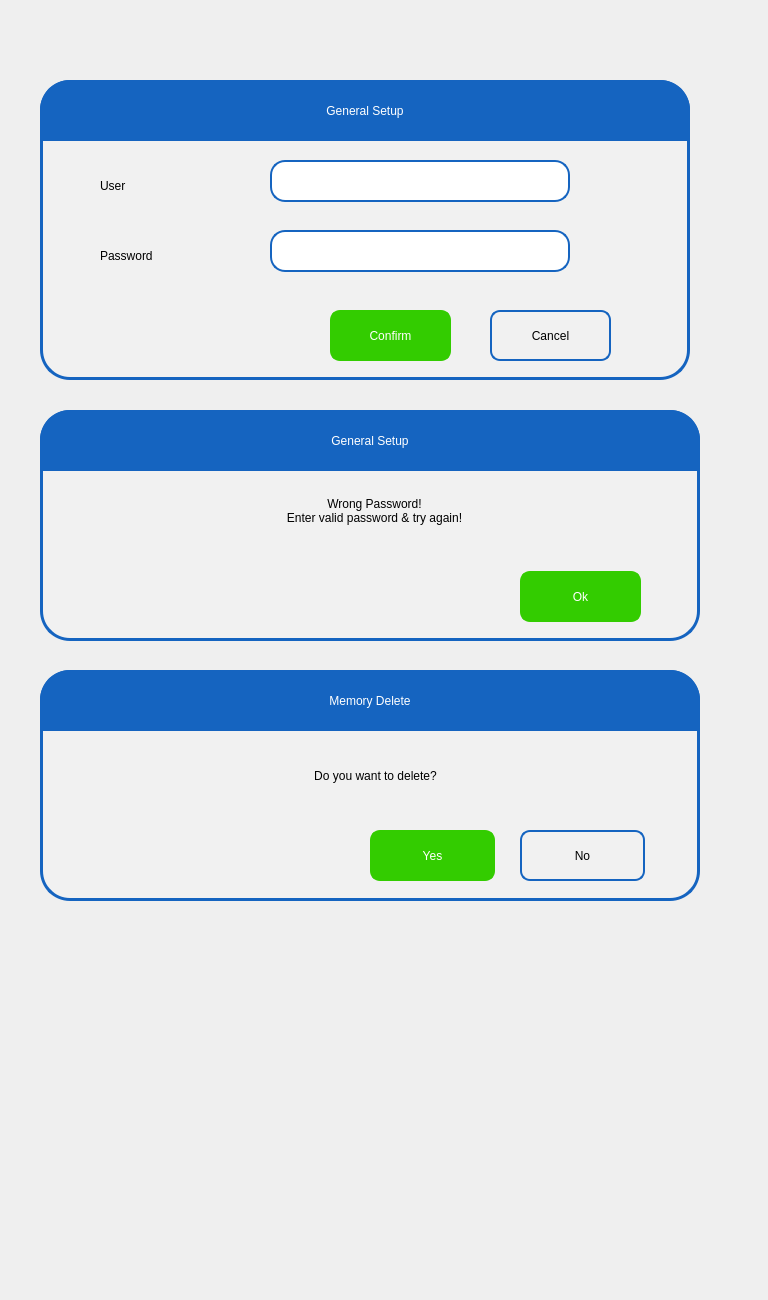
<?xml version="1.0" encoding="UTF-8"?>
<ui version="4.0">
 <class>sCheckPass</class>
 <widget class="QWidget" name="sCheckPass">
  <property name="geometry">
   <rect>
    <x>0</x>
    <y>0</y>
    <width>768</width>
    <height>1300</height>
   </rect>
  </property>
  <property name="windowTitle">
   <string>Form</string>
  </property>
  <widget class="QFrame" name="frPassword">
   <property name="geometry">
    <rect>
     <x>40</x>
     <y>80</y>
     <width>650</width>
     <height>300</height>
    </rect>
   </property>
   <property name="styleSheet">
    <string notr="true">border-width: 3px;
border-color: rgb(21, 100, 192);
border-style: solid;
border-radius: 30px;

color: rgb(0, 0, 0);
font: 75 16pt &quot;Roboto Medium&quot;;

background-color: rgb(241, 241, 241);
</string>
   </property>
   <property name="frameShape">
    <enum>QFrame::StyledPanel</enum>
   </property>
   <property name="frameShadow">
    <enum>QFrame::Raised</enum>
   </property>
   <widget class="QLabel" name="label_11">
    <property name="geometry">
     <rect>
      <x>60</x>
      <y>150</y>
      <width>141</width>
      <height>51</height>
     </rect>
    </property>
    <property name="styleSheet">
     <string notr="true">border-width: 0px;
font: 75 16pt &quot;Roboto Medium&quot;;</string>
    </property>
    <property name="text">
     <string>Password</string>
    </property>
    <property name="wordWrap">
     <bool>true</bool>
    </property>
   </widget>
   <widget class="sQLEExtend" name="lePassword">
    <property name="geometry">
     <rect>
      <x>230</x>
      <y>150</y>
      <width>300</width>
      <height>42</height>
     </rect>
    </property>
    <property name="focusPolicy">
     <enum>Qt::ClickFocus</enum>
    </property>
    <property name="styleSheet">
     <string notr="true">padding: 1px 18px 1px 10px;
background-color: rgb(255,255,255);
border-width: 2px;
border-color: rgb(21, 100, 192);
border-style: solid;
border-radius: 15;
color: rgb(0, 0, 0);
font: 75 16pt &quot;Roboto Medium&quot;;

</string>
    </property>
    <property name="inputMethodHints">
     <set>Qt::ImhHiddenText|Qt::ImhNoAutoUppercase|Qt::ImhNoPredictiveText|Qt::ImhSensitiveData</set>
    </property>
    <property name="maxLength">
     <number>15</number>
    </property>
    <property name="echoMode">
     <enum>QLineEdit::Password</enum>
    </property>
   </widget>
   <widget class="QLabel" name="lblCaption">
    <property name="geometry">
     <rect>
      <x>0</x>
      <y>0</y>
      <width>650</width>
      <height>61</height>
     </rect>
    </property>
    <property name="styleSheet">
     <string notr="true">font: 75 16pt &quot;Roboto Medium&quot;;
background-color: rgb(21, 100, 192);
color: rgb(255, 255, 255);
border-radius : 0px;
border-top-left-radius: 30px;
border-top-right-radius: 30px;
border-width:0px;



</string>
    </property>
    <property name="text">
     <string>General Setup</string>
    </property>
    <property name="alignment">
     <set>Qt::AlignCenter</set>
    </property>
   </widget>
   <widget class="QPushButton" name="pbConfirm">
    <property name="geometry">
     <rect>
      <x>290</x>
      <y>230</y>
      <width>121</width>
      <height>51</height>
     </rect>
    </property>
    <property name="focusPolicy">
     <enum>Qt::ClickFocus</enum>
    </property>
    <property name="styleSheet">
     <string notr="true">QPushButton{
background-color: rgb(51, 204, 0);
border-width: 2px;
border-color: rgb(51, 204, 0);
border-style: solid;
border-radius: 10;
color: rgb(255, 255, 255);
font: 75 16pt &quot;Roboto Medium&quot;;
}
QPushButton:disabled { 
background-color: rgb(204, 244, 198);
border-width: 2px;
border-color: rgb(127, 143, 127);
border-style: solid;
border-radius: 10;
color: rgb(0, 0, 0);
font: 75 16pt &quot;Roboto Medium&quot;;
}
QPushButton:pressed {
background-color: rgb(24, 163, 3);
border-width: 2px;
border-color: rgb(24, 163, 3);
border-style: solid;
border-radius: 10;
color: rgb(255, 255, 255);
font: 75 16pt &quot;Roboto Medium&quot;;
}
QPushButton:down {
background-color: rgb(24, 163, 3);
border-width: 2px;
border-color: rgb(24, 163, 3);
border-style: solid;
border-radius: 10;
color: rgb(0, 0, 0);
font: 75 16pt &quot;Roboto Medium&quot;;
}
QPushButton:default {
background-color: rgb(241, 241, 241);
border-width: 2px;
border-color: rgb(21, 100, 192);
border-style: solid;
border-radius: 10;
color: rgb(0, 0, 0);
font: 75 16pt &quot;Roboto Medium&quot;;
}
</string>
    </property>
    <property name="text">
     <string>Confirm</string>
    </property>
   </widget>
   <widget class="QPushButton" name="pbCan">
    <property name="geometry">
     <rect>
      <x>450</x>
      <y>230</y>
      <width>121</width>
      <height>51</height>
     </rect>
    </property>
    <property name="focusPolicy">
     <enum>Qt::ClickFocus</enum>
    </property>
    <property name="styleSheet">
     <string notr="true">QPushButton{
background-color: rgb(241, 241, 241);
border-width: 2px;
border-color: rgb(21, 100, 192);
border-style: solid;
border-radius: 10;
color: rgb(0, 0, 0);
font: 75 16pt &quot;Roboto Medium&quot;;
}
QPushButton:disabled { 
background-color: rgb(204, 244, 198);
border-width: 2px;
border-color: rgb(127, 143, 127);
border-style: solid;
border-radius: 10;
color: rgb(0, 0, 0);
font: 75 16pt &quot;Roboto Medium&quot;;
}
QPushButton:pressed {
background-color: rgb(194, 194, 194);
border-width: 2px;
border-color: rgb(194, 194, 194);
border-style: solid;
border-radius: 10;
color: rgb(255, 255, 255);
font: 75 16pt &quot;Roboto Medium&quot;;
}
QPushButton:down {
background-color: rgb(24, 163, 3);
border-width: 2px;
border-color: rgb(24, 163, 3);
border-style: solid;
border-radius: 10;
color: rgb(0, 0, 0);
font: 75 16pt &quot;Roboto Medium&quot;;
}
QPushButton:default {
background-color: rgb(241, 241, 241);
border-width: 2px;
border-color: rgb(21, 100, 192);
border-style: solid;
border-radius: 10;
color: rgb(0, 0, 0);
font: 75 16pt &quot;Roboto Medium&quot;;
}
</string>
    </property>
    <property name="text">
     <string>Cancel</string>
    </property>
   </widget>
   <widget class="QLabel" name="label_12">
    <property name="geometry">
     <rect>
      <x>60</x>
      <y>80</y>
      <width>141</width>
      <height>51</height>
     </rect>
    </property>
    <property name="styleSheet">
     <string notr="true">border-width: 0px;
font: 75 16pt &quot;Roboto Medium&quot;;</string>
    </property>
    <property name="text">
     <string>User</string>
    </property>
    <property name="wordWrap">
     <bool>true</bool>
    </property>
   </widget>
   <widget class="sQLEExtend" name="leUser">
    <property name="geometry">
     <rect>
      <x>230</x>
      <y>80</y>
      <width>300</width>
      <height>42</height>
     </rect>
    </property>
    <property name="focusPolicy">
     <enum>Qt::ClickFocus</enum>
    </property>
    <property name="styleSheet">
     <string notr="true">padding: 1px 18px 1px 10px;
background-color: rgb(255,255,255);
border-width: 2px;
border-color: rgb(21, 100, 192);
border-style: solid;
border-radius: 15;
color: rgb(0, 0, 0);
font: 75 16pt &quot;Roboto Medium&quot;;

</string>
    </property>
    <property name="inputMethodHints">
     <set>Qt::ImhNone</set>
    </property>
    <property name="maxLength">
     <number>15</number>
    </property>
    <property name="echoMode">
     <enum>QLineEdit::Normal</enum>
    </property>
   </widget>
  </widget>
  <widget class="QFrame" name="frMessage">
   <property name="geometry">
    <rect>
     <x>40</x>
     <y>410</y>
     <width>660</width>
     <height>231</height>
    </rect>
   </property>
   <property name="styleSheet">
    <string notr="true">border-width: 3px;
border-color: rgb(21, 100, 192);
border-style: solid;
border-radius: 30px;

color: rgb(0, 0, 0);
font: 75 16pt &quot;Roboto Medium&quot;;

background-color: rgb(241, 241, 241);
</string>
   </property>
   <property name="frameShape">
    <enum>QFrame::StyledPanel</enum>
   </property>
   <property name="frameShadow">
    <enum>QFrame::Raised</enum>
   </property>
   <widget class="QLabel" name="lblMessage">
    <property name="geometry">
     <rect>
      <x>109</x>
      <y>60</y>
      <width>451</width>
      <height>81</height>
     </rect>
    </property>
    <property name="styleSheet">
     <string notr="true">border-width: 0px;
font: 75 16pt &quot;Roboto Medium&quot;;</string>
    </property>
    <property name="text">
     <string>Wrong Password!
Enter valid password &amp; try again!</string>
    </property>
    <property name="alignment">
     <set>Qt::AlignCenter</set>
    </property>
    <property name="wordWrap">
     <bool>true</bool>
    </property>
   </widget>
   <widget class="QLabel" name="lblMCaption">
    <property name="geometry">
     <rect>
      <x>0</x>
      <y>0</y>
      <width>660</width>
      <height>61</height>
     </rect>
    </property>
    <property name="styleSheet">
     <string notr="true">font: 75 16pt &quot;Roboto Medium&quot;;
background-color: rgb(21, 100, 192);
color: rgb(255, 255, 255);
border-radius : 0px;
border-top-left-radius: 30px;
border-top-right-radius: 30px;
border-width:0px;


</string>
    </property>
    <property name="text">
     <string>General Setup</string>
    </property>
    <property name="alignment">
     <set>Qt::AlignCenter</set>
    </property>
   </widget>
   <widget class="QPushButton" name="pbOK">
    <property name="geometry">
     <rect>
      <x>480</x>
      <y>161</y>
      <width>121</width>
      <height>51</height>
     </rect>
    </property>
    <property name="focusPolicy">
     <enum>Qt::ClickFocus</enum>
    </property>
    <property name="styleSheet">
     <string notr="true">QPushButton{
background-color: rgb(51, 204, 0);
border-width: 2px;
border-color: rgb(51, 204, 0);
border-style: solid;
border-radius: 10;
color: rgb(255, 255, 255);
font: 75 16pt &quot;Roboto Medium&quot;;
}
QPushButton:disabled { 
background-color: rgb(204, 244, 198);
border-width: 2px;
border-color: rgb(127, 143, 127);
border-style: solid;
border-radius: 10;
color: rgb(0, 0, 0);
font: 75 16pt &quot;Roboto Medium&quot;;
}
QPushButton:pressed {
background-color: rgb(24, 163, 3);
border-width: 2px;
border-color: rgb(24, 163, 3);
border-style: solid;
border-radius: 10;
color: rgb(255, 255, 255);
font: 75 16pt &quot;Roboto Medium&quot;;
}
QPushButton:down {
background-color: rgb(24, 163, 3);
border-width: 2px;
border-color: rgb(24, 163, 3);
border-style: solid;
border-radius: 10;
color: rgb(0, 0, 0);
font: 75 16pt &quot;Roboto Medium&quot;;
}
QPushButton:default {
background-color: rgb(241, 241, 241);
border-width: 2px;
border-color: rgb(21, 100, 192);
border-style: solid;
border-radius: 10;
color: rgb(0, 0, 0);
font: 75 16pt &quot;Roboto Medium&quot;;
}
</string>
    </property>
    <property name="text">
     <string>Ok</string>
    </property>
   </widget>
  </widget>
  <widget class="QFrame" name="frConfirm">
   <property name="geometry">
    <rect>
     <x>40</x>
     <y>670</y>
     <width>660</width>
     <height>231</height>
    </rect>
   </property>
   <property name="styleSheet">
    <string notr="true">border-width: 3px;
border-color: rgb(21, 100, 192);
border-style: solid;
border-radius: 30px;

color: rgb(0, 0, 0);
font: 75 16pt &quot;Roboto Medium&quot;;

background-color: rgb(241, 241, 241);
</string>
   </property>
   <property name="frameShape">
    <enum>QFrame::StyledPanel</enum>
   </property>
   <property name="frameShadow">
    <enum>QFrame::Raised</enum>
   </property>
   <widget class="QLabel" name="lblCMessage">
    <property name="geometry">
     <rect>
      <x>110</x>
      <y>60</y>
      <width>451</width>
      <height>91</height>
     </rect>
    </property>
    <property name="styleSheet">
     <string notr="true">border-width: 0px;
font: 75 16pt &quot;Roboto Medium&quot;;</string>
    </property>
    <property name="text">
     <string>Do you want to delete?</string>
    </property>
    <property name="alignment">
     <set>Qt::AlignCenter</set>
    </property>
    <property name="wordWrap">
     <bool>true</bool>
    </property>
   </widget>
   <widget class="QLabel" name="lblCCaption">
    <property name="geometry">
     <rect>
      <x>0</x>
      <y>0</y>
      <width>660</width>
      <height>61</height>
     </rect>
    </property>
    <property name="styleSheet">
     <string notr="true">font: 75 16pt &quot;Roboto Medium&quot;;
background-color: rgb(21, 100, 192);
color: rgb(255, 255, 255);
border-radius : 0px;
border-top-left-radius: 30px;
border-top-right-radius: 30px;
border-width:0px;


</string>
    </property>
    <property name="text">
     <string>Memory Delete</string>
    </property>
    <property name="alignment">
     <set>Qt::AlignCenter</set>
    </property>
   </widget>
   <widget class="QPushButton" name="pbYes">
    <property name="geometry">
     <rect>
      <x>330</x>
      <y>160</y>
      <width>125</width>
      <height>51</height>
     </rect>
    </property>
    <property name="focusPolicy">
     <enum>Qt::ClickFocus</enum>
    </property>
    <property name="styleSheet">
     <string notr="true">QPushButton{
background-color: rgb(51, 204, 0);
border-width: 2px;
border-color: rgb(51, 204, 0);
border-style: solid;
border-radius: 10;
color: rgb(255, 255, 255);
font: 75 16pt &quot;Roboto Medium&quot;;
}
QPushButton:disabled { 
background-color: rgb(204, 244, 198);
border-width: 2px;
border-color: rgb(127, 143, 127);
border-style: solid;
border-radius: 10;
color: rgb(0, 0, 0);
font: 75 16pt &quot;Roboto Medium&quot;;
}
QPushButton:pressed {
background-color: rgb(24, 163, 3);
border-width: 2px;
border-color: rgb(24, 163, 3);
border-style: solid;
border-radius: 10;
color: rgb(255, 255, 255);
font: 75 16pt &quot;Roboto Medium&quot;;
}
QPushButton:down {
background-color: rgb(24, 163, 3);
border-width: 2px;
border-color: rgb(24, 163, 3);
border-style: solid;
border-radius: 10;
color: rgb(0, 0, 0);
font: 75 16pt &quot;Roboto Medium&quot;;
}
QPushButton:default {
background-color: rgb(241, 241, 241);
border-width: 2px;
border-color: rgb(21, 100, 192);
border-style: solid;
border-radius: 10;
color: rgb(0, 0, 0);
font: 75 16pt &quot;Roboto Medium&quot;;
}
</string>
    </property>
    <property name="text">
     <string>Yes</string>
    </property>
   </widget>
   <widget class="QPushButton" name="pbNo">
    <property name="geometry">
     <rect>
      <x>480</x>
      <y>160</y>
      <width>125</width>
      <height>51</height>
     </rect>
    </property>
    <property name="focusPolicy">
     <enum>Qt::ClickFocus</enum>
    </property>
    <property name="styleSheet">
     <string notr="true">QPushButton{
background-color: rgb(241, 241, 241);
border-width: 2px;
border-color: rgb(21, 100, 192);
border-style: solid;
border-radius: 10;
color: rgb(0, 0, 0);
font: 75 16pt &quot;Roboto Medium&quot;;
}
QPushButton:disabled { 
background-color: rgb(204, 244, 198);
border-width: 2px;
border-color: rgb(127, 143, 127);
border-style: solid;
border-radius: 10;
color: rgb(0, 0, 0);
font: 75 16pt &quot;Roboto Medium&quot;;
}
QPushButton:pressed {
background-color: rgb(194, 194, 194);
border-width: 2px;
border-color: rgb(194, 194, 194);
border-style: solid;
border-radius: 10;
color: rgb(255, 255, 255);
font: 75 16pt &quot;Roboto Medium&quot;;
}
QPushButton:down {
background-color: rgb(24, 163, 3);
border-width: 2px;
border-color: rgb(24, 163, 3);
border-style: solid;
border-radius: 10;
color: rgb(0, 0, 0);
font: 75 16pt &quot;Roboto Medium&quot;;
}
QPushButton:default {
background-color: rgb(241, 241, 241);
border-width: 2px;
border-color: rgb(21, 100, 192);
border-style: solid;
border-radius: 10;
color: rgb(0, 0, 0);
font: 75 16pt &quot;Roboto Medium&quot;;
}
</string>
    </property>
    <property name="text">
     <string>No</string>
    </property>
   </widget>
  </widget>
 </widget>
 <customwidgets>
  <customwidget>
   <class>sQLEExtend</class>
   <extends>QLineEdit</extends>
   <header location="global">sqleextend.h</header>
  </customwidget>
 </customwidgets>
 <resources/>
 <connections/>
</ui>
